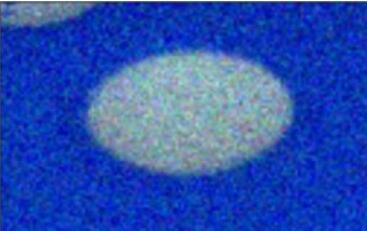
#> input picture opencv_test/computational_photography/a.jpg, 367 x 231 px
$ python image_denoising.py
#> lines starting #> are read from the running program, lines starting #| are printed output that depends on the picture
# 图像去噪
"""
Image Denoising in OpenCV
OpenCV provides four variations of this technique.

cv.fastNlMeansDenoising() - 处理单一灰度图像
cv.fastNlMeansDenoisingColored() - 与彩色图像一起工作。
cv.fastNlMeansDenoisingMulti() - 处理短时间内捕获的图像序列(灰度图像)
cv.fastNlMeansDenoisingColoredMulti() - 和上面一样，但是是彩色的。
常见的参数是:
h:决定过滤强度的参数。较高的h值可以更好地去除噪声，但也可以去除图像的细节。(10就可以了)
hForColorComponents:与h相同，但仅用于彩色图像。(通常与h相同)
templateWindowSize:应该是奇数。(7)建议
searchWindowSize:应该是奇数。(推荐21)
"""
import numpy as np
import cv2 as cv
from matplotlib import pyplot as plt

# cv.fastNlMeansDenoisingColored()
img = cv.imread('a.jpg')
#> img is the input picture: shape (231, 367, 3); mean B, G, R 177, 79.7, 42.5
dst = cv.fastNlMeansDenoisingColored(img, None, 10, 10, 7, 21)
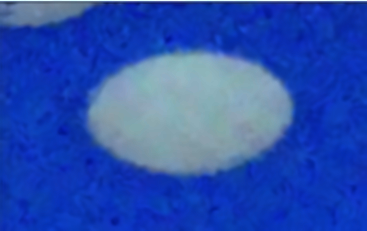
#> dst: shape (231, 367, 3); mean B, G, R 176.6, 79.1, 42
plt.subplot(121), plt.imshow(img)
plt.subplot(122), plt.imshow(dst)
plt.show()
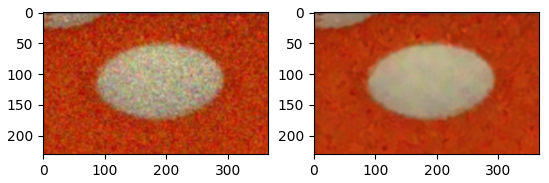
#> figure drawn by matplotlib, 2 panels; B, G, R data is drawn as R, G, B

# cv.fastNlMeansDenoisingMulti()
#> (the run stopped early here; a loop or call above may not have finished)
